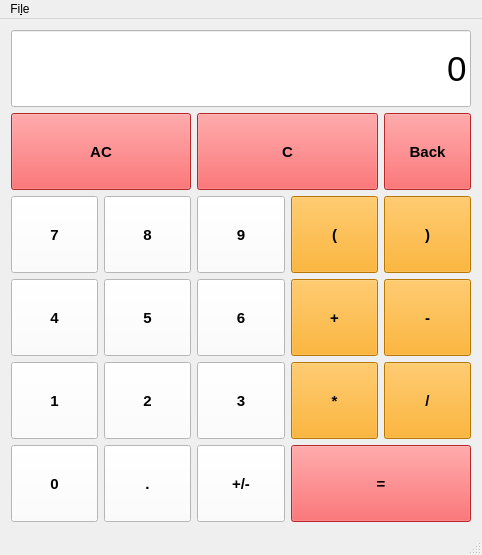
<?xml version="1.0" encoding="UTF-8"?>
<ui version="4.0">
 <class>Calculator</class>
 <widget class="QMainWindow" name="Calculator">
  <property name="geometry">
   <rect>
    <x>0</x>
    <y>0</y>
    <width>482</width>
    <height>555</height>
   </rect>
  </property>
  <property name="sizePolicy">
   <sizepolicy hsizetype="Preferred" vsizetype="Preferred">
    <horstretch>0</horstretch>
    <verstretch>0</verstretch>
   </sizepolicy>
  </property>
  <property name="windowTitle">
   <string>Calculator</string>
  </property>
  <widget class="QWidget" name="centralWidget">
   <layout class="QGridLayout" name="gridLayout">
    <item row="2" column="4">
     <widget class="QPushButton" name="rightParen">
      <property name="sizePolicy">
       <sizepolicy hsizetype="Preferred" vsizetype="Preferred">
        <horstretch>0</horstretch>
        <verstretch>0</verstretch>
       </sizepolicy>
      </property>
      <property name="font">
       <font>
        <pointsize>11</pointsize>
        <weight>75</weight>
        <bold>true</bold>
       </font>
      </property>
      <property name="styleSheet">
       <string notr="true">QPushButton{
	background-color: orange;
	color: black;
}

QPushButton:pressed{
	background-color: black;
	color: white;
}</string>
      </property>
      <property name="text">
       <string>)</string>
      </property>
     </widget>
    </item>
    <item row="5" column="0">
     <widget class="QPushButton" name="button0">
      <property name="sizePolicy">
       <sizepolicy hsizetype="Preferred" vsizetype="Preferred">
        <horstretch>0</horstretch>
        <verstretch>0</verstretch>
       </sizepolicy>
      </property>
      <property name="font">
       <font>
        <pointsize>11</pointsize>
        <weight>75</weight>
        <bold>true</bold>
       </font>
      </property>
      <property name="styleSheet">
       <string notr="true">QPushButton{
	background-color: white;
	color: black;
}

QPushButton:pressed{
	background-color: black;
	color: white;
}</string>
      </property>
      <property name="text">
       <string>0</string>
      </property>
     </widget>
    </item>
    <item row="3" column="1">
     <widget class="QPushButton" name="button5">
      <property name="sizePolicy">
       <sizepolicy hsizetype="Preferred" vsizetype="Preferred">
        <horstretch>0</horstretch>
        <verstretch>0</verstretch>
       </sizepolicy>
      </property>
      <property name="font">
       <font>
        <pointsize>11</pointsize>
        <weight>75</weight>
        <bold>true</bold>
       </font>
      </property>
      <property name="styleSheet">
       <string notr="true">QPushButton{
	background-color: white;
	color: black;
}

QPushButton:pressed{
	background-color: black;
	color: white;
}</string>
      </property>
      <property name="text">
       <string>5</string>
      </property>
     </widget>
    </item>
    <item row="1" column="0" colspan="2">
     <widget class="QPushButton" name="clearAll">
      <property name="sizePolicy">
       <sizepolicy hsizetype="Preferred" vsizetype="Preferred">
        <horstretch>0</horstretch>
        <verstretch>0</verstretch>
       </sizepolicy>
      </property>
      <property name="font">
       <font>
        <pointsize>11</pointsize>
        <weight>75</weight>
        <bold>true</bold>
       </font>
      </property>
      <property name="styleSheet">
       <string notr="true">QPushButton{
	background-color:  rgb(255, 55, 58);
	color: black;
}

QPushButton:pressed{
	background-color: black;
	color: white;
}</string>
      </property>
      <property name="text">
       <string>AC</string>
      </property>
     </widget>
    </item>
    <item row="2" column="0">
     <widget class="QPushButton" name="button7">
      <property name="sizePolicy">
       <sizepolicy hsizetype="Preferred" vsizetype="Preferred">
        <horstretch>0</horstretch>
        <verstretch>0</verstretch>
       </sizepolicy>
      </property>
      <property name="font">
       <font>
        <pointsize>11</pointsize>
        <weight>75</weight>
        <bold>true</bold>
       </font>
      </property>
      <property name="styleSheet">
       <string notr="true">QPushButton{
	background-color: white;
	color: black;
}

QPushButton:pressed{
	background-color: black;
	color: white;
}</string>
      </property>
      <property name="text">
       <string>7</string>
      </property>
     </widget>
    </item>
    <item row="4" column="0">
     <widget class="QPushButton" name="button1">
      <property name="sizePolicy">
       <sizepolicy hsizetype="Preferred" vsizetype="Preferred">
        <horstretch>0</horstretch>
        <verstretch>0</verstretch>
       </sizepolicy>
      </property>
      <property name="font">
       <font>
        <pointsize>11</pointsize>
        <weight>75</weight>
        <bold>true</bold>
       </font>
      </property>
      <property name="styleSheet">
       <string notr="true">QPushButton{
	background-color: white;
	color: black;
}

QPushButton:pressed{
	background-color: black;
	color: white;
}</string>
      </property>
      <property name="text">
       <string>1</string>
      </property>
     </widget>
    </item>
    <item row="4" column="2">
     <widget class="QPushButton" name="button3">
      <property name="sizePolicy">
       <sizepolicy hsizetype="Preferred" vsizetype="Preferred">
        <horstretch>0</horstretch>
        <verstretch>0</verstretch>
       </sizepolicy>
      </property>
      <property name="font">
       <font>
        <pointsize>11</pointsize>
        <weight>75</weight>
        <bold>true</bold>
       </font>
      </property>
      <property name="styleSheet">
       <string notr="true">QPushButton{
	background-color: white;
	color: black;
}

QPushButton:pressed{
	background-color: black;
	color: white;
}</string>
      </property>
      <property name="text">
       <string>3</string>
      </property>
     </widget>
    </item>
    <item row="3" column="3">
     <widget class="QPushButton" name="add">
      <property name="sizePolicy">
       <sizepolicy hsizetype="Preferred" vsizetype="Preferred">
        <horstretch>0</horstretch>
        <verstretch>0</verstretch>
       </sizepolicy>
      </property>
      <property name="font">
       <font>
        <pointsize>11</pointsize>
        <weight>75</weight>
        <bold>true</bold>
       </font>
      </property>
      <property name="styleSheet">
       <string notr="true">QPushButton{
	background-color: orange;
	color: black;
}

QPushButton:pressed{
	background-color: black;
	color: white;
}</string>
      </property>
      <property name="text">
       <string>+</string>
      </property>
     </widget>
    </item>
    <item row="1" column="2" colspan="2">
     <widget class="QPushButton" name="clear">
      <property name="sizePolicy">
       <sizepolicy hsizetype="Preferred" vsizetype="Preferred">
        <horstretch>0</horstretch>
        <verstretch>0</verstretch>
       </sizepolicy>
      </property>
      <property name="font">
       <font>
        <pointsize>11</pointsize>
        <weight>75</weight>
        <bold>true</bold>
       </font>
      </property>
      <property name="styleSheet">
       <string notr="true">QPushButton{
	background-color: rgb(255, 55, 58);
	color: black;
}

QPushButton:pressed{
	background-color: black;
	color: white;
}</string>
      </property>
      <property name="text">
       <string>C</string>
      </property>
     </widget>
    </item>
    <item row="1" column="4">
     <widget class="QPushButton" name="back">
      <property name="sizePolicy">
       <sizepolicy hsizetype="Preferred" vsizetype="Preferred">
        <horstretch>0</horstretch>
        <verstretch>0</verstretch>
       </sizepolicy>
      </property>
      <property name="font">
       <font>
        <pointsize>11</pointsize>
        <weight>75</weight>
        <bold>true</bold>
       </font>
      </property>
      <property name="styleSheet">
       <string notr="true">QPushButton{
	background-color: rgb(255, 55, 58);
	color: black;
}

QPushButton:pressed{
	background-color: black;
	color: white;
}</string>
      </property>
      <property name="text">
       <string>Back</string>
      </property>
     </widget>
    </item>
    <item row="3" column="2">
     <widget class="QPushButton" name="button6">
      <property name="sizePolicy">
       <sizepolicy hsizetype="Preferred" vsizetype="Preferred">
        <horstretch>0</horstretch>
        <verstretch>0</verstretch>
       </sizepolicy>
      </property>
      <property name="font">
       <font>
        <pointsize>11</pointsize>
        <weight>75</weight>
        <bold>true</bold>
       </font>
      </property>
      <property name="styleSheet">
       <string notr="true">QPushButton{
	background-color: white;
	color: black;
}

QPushButton:pressed{
	background-color: black;
	color: white;
}</string>
      </property>
      <property name="text">
       <string>6</string>
      </property>
     </widget>
    </item>
    <item row="4" column="4">
     <widget class="QPushButton" name="divide">
      <property name="sizePolicy">
       <sizepolicy hsizetype="Preferred" vsizetype="Preferred">
        <horstretch>0</horstretch>
        <verstretch>0</verstretch>
       </sizepolicy>
      </property>
      <property name="font">
       <font>
        <pointsize>11</pointsize>
        <weight>75</weight>
        <bold>true</bold>
       </font>
      </property>
      <property name="styleSheet">
       <string notr="true">QPushButton{
	background-color: orange;
	color: black;
}

QPushButton:pressed{
	background-color: black;
	color: white;
}</string>
      </property>
      <property name="text">
       <string>/</string>
      </property>
     </widget>
    </item>
    <item row="2" column="1">
     <widget class="QPushButton" name="button8">
      <property name="sizePolicy">
       <sizepolicy hsizetype="Preferred" vsizetype="Preferred">
        <horstretch>0</horstretch>
        <verstretch>0</verstretch>
       </sizepolicy>
      </property>
      <property name="font">
       <font>
        <pointsize>11</pointsize>
        <weight>75</weight>
        <bold>true</bold>
       </font>
      </property>
      <property name="styleSheet">
       <string notr="true">QPushButton{
	background-color: white;
	color: black;
}

QPushButton:pressed{
	background-color: black;
	color: white;
}</string>
      </property>
      <property name="text">
       <string>8</string>
      </property>
     </widget>
    </item>
    <item row="2" column="2">
     <widget class="QPushButton" name="button9">
      <property name="sizePolicy">
       <sizepolicy hsizetype="Preferred" vsizetype="Preferred">
        <horstretch>0</horstretch>
        <verstretch>0</verstretch>
       </sizepolicy>
      </property>
      <property name="font">
       <font>
        <pointsize>11</pointsize>
        <weight>75</weight>
        <bold>true</bold>
       </font>
      </property>
      <property name="styleSheet">
       <string notr="true">QPushButton{
	background-color: white;
	color: black;
}

QPushButton:pressed{
	background-color: white;
	color: white;
}</string>
      </property>
      <property name="text">
       <string>9</string>
      </property>
     </widget>
    </item>
    <item row="4" column="3">
     <widget class="QPushButton" name="multiply">
      <property name="sizePolicy">
       <sizepolicy hsizetype="Preferred" vsizetype="Preferred">
        <horstretch>0</horstretch>
        <verstretch>0</verstretch>
       </sizepolicy>
      </property>
      <property name="font">
       <font>
        <pointsize>11</pointsize>
        <weight>75</weight>
        <bold>true</bold>
       </font>
      </property>
      <property name="styleSheet">
       <string notr="true">QPushButton{
	background-color: orange;
	color: black;
}

QPushButton:pressed{
	background-color: black;
	color: white;
}</string>
      </property>
      <property name="text">
       <string>*</string>
      </property>
     </widget>
    </item>
    <item row="3" column="4">
     <widget class="QPushButton" name="subtract">
      <property name="sizePolicy">
       <sizepolicy hsizetype="Preferred" vsizetype="Preferred">
        <horstretch>0</horstretch>
        <verstretch>0</verstretch>
       </sizepolicy>
      </property>
      <property name="font">
       <font>
        <pointsize>11</pointsize>
        <weight>75</weight>
        <bold>true</bold>
       </font>
      </property>
      <property name="styleSheet">
       <string notr="true">QPushButton{
	background-color: orange;
	color: black;
}

QPushButton:pressed{
	background-color: black;
	color: white;
}</string>
      </property>
      <property name="text">
       <string>-</string>
      </property>
     </widget>
    </item>
    <item row="5" column="3" colspan="2">
     <widget class="QPushButton" name="equals">
      <property name="sizePolicy">
       <sizepolicy hsizetype="Preferred" vsizetype="Preferred">
        <horstretch>0</horstretch>
        <verstretch>0</verstretch>
       </sizepolicy>
      </property>
      <property name="font">
       <font>
        <pointsize>11</pointsize>
        <weight>75</weight>
        <bold>true</bold>
       </font>
      </property>
      <property name="styleSheet">
       <string notr="true">QPushButton{
	background-color: rgb(255, 55, 58);
	color: black;
}

QPushButton:pressed{
	background-color: black;
	color: white;
}</string>
      </property>
      <property name="text">
       <string>=</string>
      </property>
     </widget>
    </item>
    <item row="3" column="0">
     <widget class="QPushButton" name="button4">
      <property name="sizePolicy">
       <sizepolicy hsizetype="Preferred" vsizetype="Preferred">
        <horstretch>0</horstretch>
        <verstretch>0</verstretch>
       </sizepolicy>
      </property>
      <property name="font">
       <font>
        <pointsize>11</pointsize>
        <weight>75</weight>
        <bold>true</bold>
       </font>
      </property>
      <property name="styleSheet">
       <string notr="true">QPushButton{
	background-color: white;
	color: black;
}

QPushButton:pressed{
	background-color: black;
	color: white;
}</string>
      </property>
      <property name="text">
       <string>4</string>
      </property>
     </widget>
    </item>
    <item row="5" column="1">
     <widget class="QPushButton" name="decimal">
      <property name="sizePolicy">
       <sizepolicy hsizetype="Preferred" vsizetype="Preferred">
        <horstretch>0</horstretch>
        <verstretch>0</verstretch>
       </sizepolicy>
      </property>
      <property name="font">
       <font>
        <pointsize>11</pointsize>
        <weight>75</weight>
        <bold>true</bold>
       </font>
      </property>
      <property name="styleSheet">
       <string notr="true">QPushButton{
	background-color: white;
	color: black;
}

QPushButton:pressed{
	background-color: black;
	color: white;
}</string>
      </property>
      <property name="text">
       <string>.</string>
      </property>
     </widget>
    </item>
    <item row="2" column="3">
     <widget class="QPushButton" name="leftParen">
      <property name="sizePolicy">
       <sizepolicy hsizetype="Preferred" vsizetype="Preferred">
        <horstretch>0</horstretch>
        <verstretch>0</verstretch>
       </sizepolicy>
      </property>
      <property name="font">
       <font>
        <pointsize>11</pointsize>
        <weight>75</weight>
        <bold>true</bold>
       </font>
      </property>
      <property name="styleSheet">
       <string notr="true">QPushButton{
	background-color: orange;
	color: black;
}

QPushButton:pressed{
	background-color: black;
	color: white;
}</string>
      </property>
      <property name="text">
       <string>(</string>
      </property>
     </widget>
    </item>
    <item row="5" column="2">
     <widget class="QPushButton" name="changeSign">
      <property name="sizePolicy">
       <sizepolicy hsizetype="Preferred" vsizetype="Preferred">
        <horstretch>0</horstretch>
        <verstretch>0</verstretch>
       </sizepolicy>
      </property>
      <property name="font">
       <font>
        <pointsize>11</pointsize>
        <weight>75</weight>
        <bold>true</bold>
       </font>
      </property>
      <property name="styleSheet">
       <string notr="true">QPushButton{
	background-color: white;
	color: black;
}

QPushButton:pressed{
	background-color: black;
	color: white;
}</string>
      </property>
      <property name="text">
       <string>+/-</string>
      </property>
     </widget>
    </item>
    <item row="4" column="1">
     <widget class="QPushButton" name="button2">
      <property name="sizePolicy">
       <sizepolicy hsizetype="Preferred" vsizetype="Preferred">
        <horstretch>0</horstretch>
        <verstretch>0</verstretch>
       </sizepolicy>
      </property>
      <property name="font">
       <font>
        <pointsize>11</pointsize>
        <weight>75</weight>
        <bold>true</bold>
       </font>
      </property>
      <property name="styleSheet">
       <string notr="true">QPushButton{
	background-color: white;
	color: black;
}

QPushButton:pressed{
	background-color: black;
	color: white;
}</string>
      </property>
      <property name="text">
       <string>2</string>
      </property>
     </widget>
    </item>
    <item row="0" column="0" colspan="5">
     <widget class="QLineEdit" name="display">
      <property name="sizePolicy">
       <sizepolicy hsizetype="Expanding" vsizetype="Preferred">
        <horstretch>0</horstretch>
        <verstretch>0</verstretch>
       </sizepolicy>
      </property>
      <property name="font">
       <font>
        <pointsize>26</pointsize>
        <weight>50</weight>
        <bold>false</bold>
       </font>
      </property>
      <property name="cursor">
       <cursorShape>CrossCursor</cursorShape>
      </property>
      <property name="styleSheet">
       <string notr="true">QLineEdit{
	background-color: white;
	color: black;
}</string>
      </property>
      <property name="text">
       <string>0</string>
      </property>
      <property name="alignment">
       <set>Qt::AlignRight|Qt::AlignTrailing|Qt::AlignVCenter</set>
      </property>
     </widget>
    </item>
   </layout>
  </widget>
  <widget class="QMenuBar" name="menuBar">
   <property name="geometry">
    <rect>
     <x>0</x>
     <y>0</y>
     <width>482</width>
     <height>23</height>
    </rect>
   </property>
   <widget class="QMenu" name="menuFile">
    <property name="title">
     <string>Fi&amp;le</string>
    </property>
    <addaction name="actionStandard"/>
    <addaction name="actionScientific"/>
   </widget>
   <addaction name="menuFile"/>
  </widget>
  <widget class="QStatusBar" name="statusBar"/>
  <action name="actionStandard">
   <property name="text">
    <string>Standard</string>
   </property>
  </action>
  <action name="actionScientific">
   <property name="text">
    <string>Scientific</string>
   </property>
  </action>
 </widget>
 <layoutdefault spacing="6" margin="11"/>
 <resources/>
 <connections/>
</ui>
